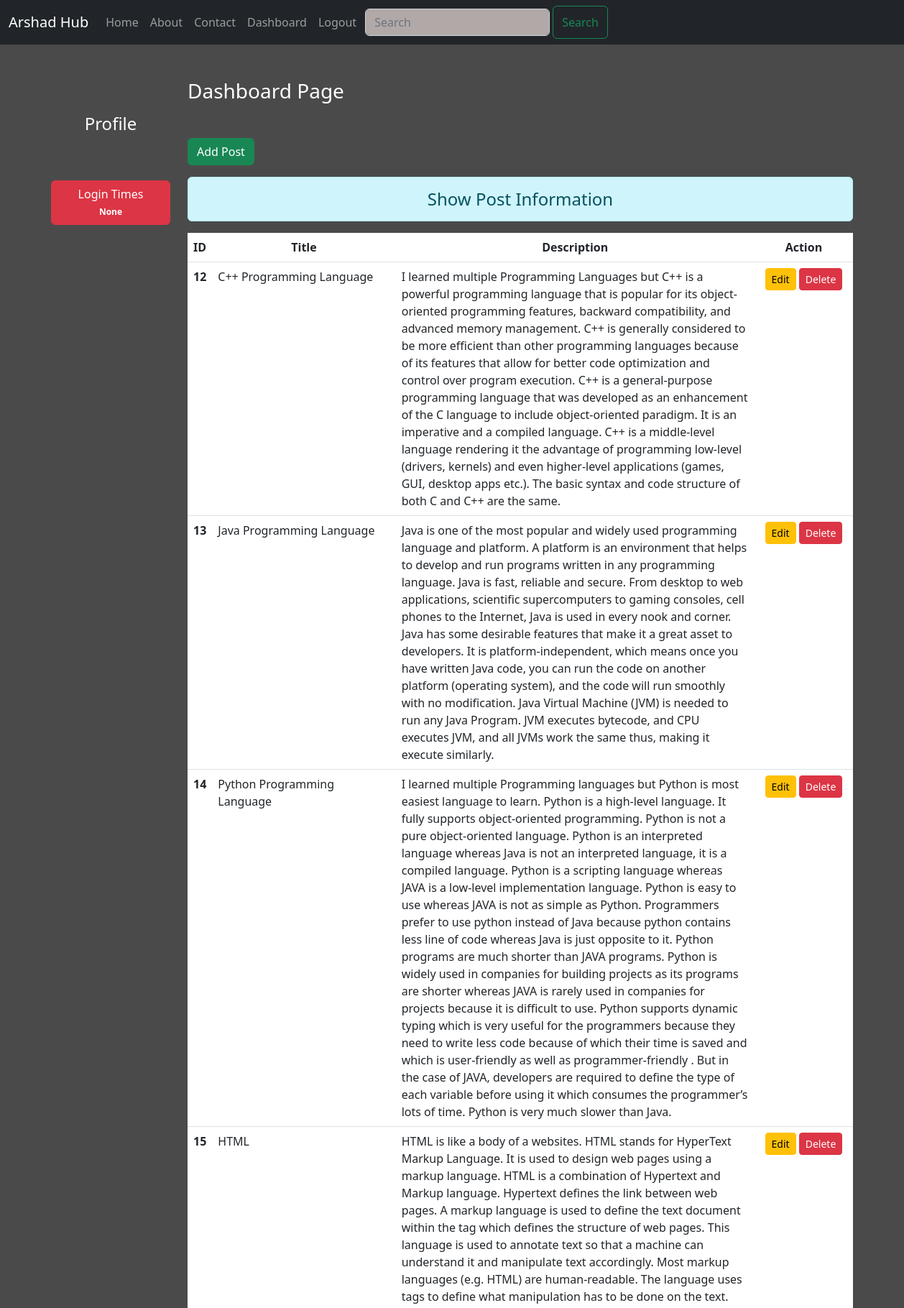
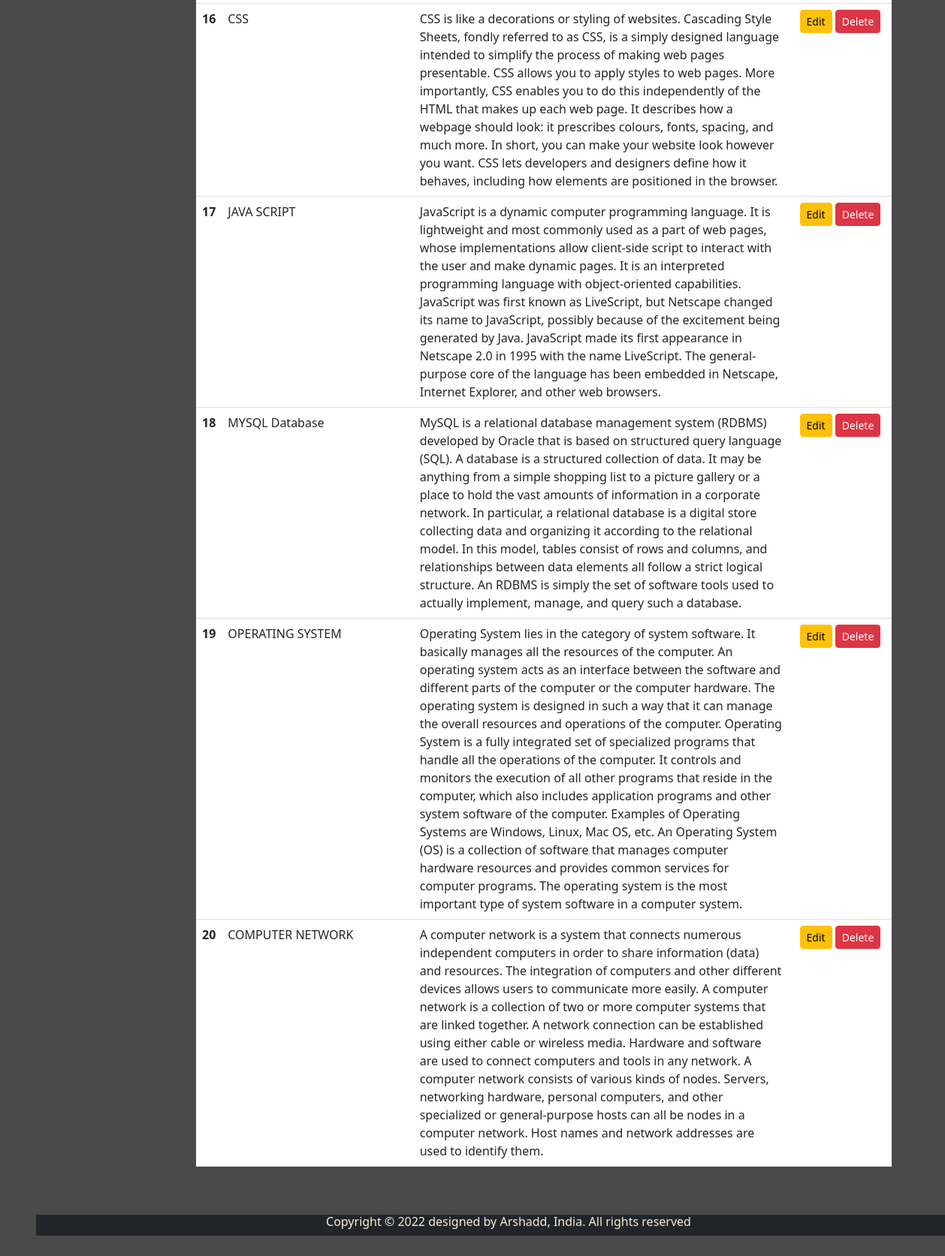
Screenshot of /dashboard/ (signed in) with the database file from the repository (2 pictures, top to bottom).
### myapp/models.py (models this page shows)
class Post(models.Model):
 title = models.CharField(max_length=150)
 desc = models.TextField()

### myapp/views.py (the view)
# urls.py: path('dashboard/', views.dashboard, name='dashboard'),
def dashboard(request):
    if request.user.is_authenticated:
        posts = Post.objects.all()
        user = request.user
        full_name = user.get_full_name()
        gps = user.groups.all()
        ct = cache.get('count', version=user.pk)
        return render(request, 'myapp/dashboard.html', {'posts': posts, 'full_name': full_name, 'groups': gps, 'ct': ct})
    else:
        return HttpResponseRedirect('/login/')

### myapp/templates/myapp/dashboard.html (shortened to what this page needs)
{% extends 'myapp/base.html' %}
{% load static %}
{% block side %}
<div class="col-sm-2 text-white my-5 text-center">
  <h4 class="my-5">Profile</h4>
  <button type="button" class="btn btn-danger mt-3">
  Login Times <span class="badge badge-light">{{ct}}</span>
  </button>
</div>
{% endblock side %}
{% block content %}
<div class="col-sm-10">
 <h3 class="text-white my-5">Dashboard Page</h3>
 <a href="{% url 'addpost' %}" class="btn btn-success">Add Post</a>
 <h4 class="text-center alert alert-info mt-3">Show Post Information</h4>
  {% if posts %}
   <table class="table table-hover bg-white">
     <thead>
       <tr class="text-center">
         <th scope="col" style="width:2%">ID</th>
         <th scope="col" style="width:28%">Title</th>
         <th scope="col" style="width:55%">Description</th>
         <th scope="col" style="width:15%">Action</th>
       </tr>
     </thead>
     <tbody>
      {% for post in posts %}
       <tr>
         <th scope="row">{{post.id}}</th>
         <td>{{post.title}}</td>
         <td>{{post.desc}}</td>
         <td class="text-center">
          <a href="{% url 'updatepost' post.id %}" class="btn btn-warning btn-sm">Edit</a>
          {% if perms.blog.delete_post %}
          <form action="{% url 'deletepost' post.id %}" method="post" class="d-inline"> {% csrf_token %}
          <input type="submit" class="btn btn-danger btn-sm" value="Delete">
         </form>
         {% endif %}
         </td>
       </tr>
      {% endfor %}
     </tbody>
   </table>
  {% else %}
   <h4 class="text-center alert alert-warning">No Records</h4>
  {% endif %}
</div>
{% endblock content %}

### myapp/templates/myapp/base.html (shortened to what this page needs)
<!DOCTYPE html>
{% load static %}
<html lang="en">
<head>
 <link rel="stylesheet" href="{% static 'myapp/css/bootstrap.css' %}">
 <link rel="stylesheet" href="{% static 'myapp/css/style.css' %}">
</head>
<body>
 <div class="container-fluid bg-dark">
  {% include 'myapp/navbar.html' %}
 </div>
 <div class="container">
  <div class="row">
   {% block side %}
   {% endblock side %}
   {% block content %}
   {% endblock content %}
  </div>
 </div>
 <div class="container-fluid bg-dark m-5">
 {% include 'myapp/footer.html' %}
</div>
</body>
</html>

### myapp/templates/myapp/navbar.html (shortened to what this page needs)
<nav class="navbar navbar-expand-lg navbar-dark bg-dark">
  <a class="navbar-brand" href="#">Arshad Hub</a>
  <div class="collapse navbar-collapse" id="navbarNav">
    <ul class="navbar-nav">
      <li class="nav-item active">
        <a class="nav-link" href="/"
          >Home </a
        >
      </li>
      <li class="nav-item">
        <a
          class="nav-link"
          href="https://arshad9200.github.io/Personal.Portfolio./"
          target="blank"
          >About</a
        >
      </li>
      <li class="nav-item">
        <a class="nav-link" href="{% url 'contact' %}">Contact</a>
      </li>
      {% if request.user.is_authenticated %}
      <li class="nav-item">
        <a class="nav-link" href="{% url 'dashboard' %}">Dashboard</a>
      </li>
      <li class="nav-item">
        <a class="nav-link" href="{% url 'logout' %}">Logout</a>
      </li>
      {% endif %}
    </ul>
    <form class="d-flex" role="search" action="{% url 'search' %}">
      <input
        class="form-control m-1"
        name="searchbox"
        type="search"
        placeholder="Search"
        aria-label="Search"
      />
      <button class="btn btn-outline-success" type="submit">Search</button>
    </form>
  </div>
</nav>

### myapp/templates/myapp/footer.html
<div class="container ">
  <div class="row ">
    <h6 class="text-center ">
      Copyright © 2022 designed by Arshadd, India. All rights reserved
    </h6>
  </div>
 </div>

### myapp/static/myapp/css/style.css (style rules this page uses)
body { background-color: rgb(75, 74, 74); color: antiquewhite; }
.form-control { background-color: rgb(177, 168, 168); }

### rows the page displays
Post: id "12", title "C++ Programming Language", desc "I learned multiple Programming Languages but C++ is a powerful programming language that is popular for its object-oriented programming features, backward compatibility, and advanced memory management. C++ is generally considered to be more efficient than other programming languages because of its features that allow for better code optimization and control over program execution. C++ is a general-purpose programming language that was developed as an enhancement of the C language to include object-oriented paradigm. It is an imperative and a compiled language. C++ is a middle-level language rendering it the advantage of programming low-level (drivers, kernels) and even higher-level…"
Post: id "13", title "Java Programming Language", desc "Java is one of the most popular and widely used programming language and platform. A platform is an environment that helps to develop and run programs written in any programming language. Java is fast, reliable and secure. From desktop to web applications, scientific supercomputers to gaming consoles, cell phones to the Internet, Java is used in every nook and corner. Java has some desirable features that make it a great asset to developers. It is platform-independent, which means once you have written Java code, you can run the code on another platform (operating system), and the code will run smoothly with no modification. Java Virtual Machine (JVM) is needed to run any Java Program. JVM…"
Post: id "14", title "Python Programming Language", desc "I learned multiple Programming languages but Python is most easiest language to learn. Python is a high-level language. It fully supports object-oriented programming. Python is not a pure object-oriented language. Python is an interpreted language whereas Java is not an interpreted language, it is a compiled language. Python is a scripting language whereas JAVA is a low-level implementation language. Python is easy to use whereas JAVA is not as simple as Python. Programmers prefer to use python instead of Java because python contains less line of code whereas Java is just opposite to it. Python programs are much shorter than JAVA programs. Python is widely used in companies for building…"
Post: id "15", title "HTML", desc "HTML is like a body of a websites. HTML stands for HyperText Markup Language. It is used to design web pages using a markup language. HTML is a combination of Hypertext and Markup language. Hypertext defines the link between web pages. A markup language is used to define the text document within the tag which defines the structure of web pages. This language is used to annotate text so that a machine can understand it and manipulate text accordingly. Most markup languages (e.g. HTML) are human-readable. The language uses tags to define what manipulation has to be done on the text."
Post: id "16", title "CSS", desc "CSS is like a decorations or styling of websites. Cascading Style Sheets, fondly referred to as CSS, is a simply designed language intended to simplify the process of making web pages presentable. CSS allows you to apply styles to web pages. More importantly, CSS enables you to do this independently of the HTML that makes up each web page. It describes how a webpage should look: it prescribes colours, fonts, spacing, and much more. In short, you can make your website look however you want. CSS lets developers and designers define how it behaves, including how elements are positioned in the browser."
Post: id "17", title "JAVA SCRIPT", desc "JavaScript is a dynamic computer programming language. It is lightweight and most commonly used as a part of web pages, whose implementations allow client-side script to interact with the user and make dynamic pages. It is an interpreted programming language with object-oriented capabilities. JavaScript was first known as LiveScript, but Netscape changed its name to JavaScript, possibly because of the excitement being generated by Java. JavaScript made its first appearance in Netscape 2.0 in 1995 with the name LiveScript. The general-purpose core of the language has been embedded in Netscape, Internet Explorer, and other web browsers."
Post: id "18", title "MYSQL Database", desc "MySQL is a relational database management system (RDBMS) developed by Oracle that is based on structured query language (SQL). A database is a structured collection of data. It may be anything from a simple shopping list to a picture gallery or a place to hold the vast amounts of information in a corporate network. In particular, a relational database is a digital store collecting data and organizing it according to the relational model. In this model, tables consist of rows and columns, and relationships between data elements all follow a strict logical structure. An RDBMS is simply the set of software tools used to actually implement, manage, and query such a database."
Post: id "19", title "OPERATING SYSTEM", desc "Operating System lies in the category of system software. It basically manages all the resources of the computer. An operating system acts as an interface between the software and different parts of the computer or the computer hardware. The operating system is designed in such a way that it can manage the overall resources and operations of the computer. Operating System is a fully integrated set of specialized programs that handle all the operations of the computer. It controls and monitors the execution of all other programs that reside in the computer, which also includes application programs and other system software of the computer. Examples of Operating Systems are Windows, Linux,…"
Post: id "20", title "COMPUTER NETWORK", desc "A computer network is a system that connects numerous independent computers in order to share information (data) and resources. The integration of computers and other different devices allows users to communicate more easily. A computer network is a collection of two or more computer systems that are linked together. A network connection can be established using either cable or wireless media. Hardware and software are used to connect computers and tools in any network. A computer network consists of various kinds of nodes. Servers, networking hardware, personal computers, and other specialized or general-purpose hosts can all be nodes in a computer network. Host names and network addresses…"

### other values shown
{{ ct }} "None"
